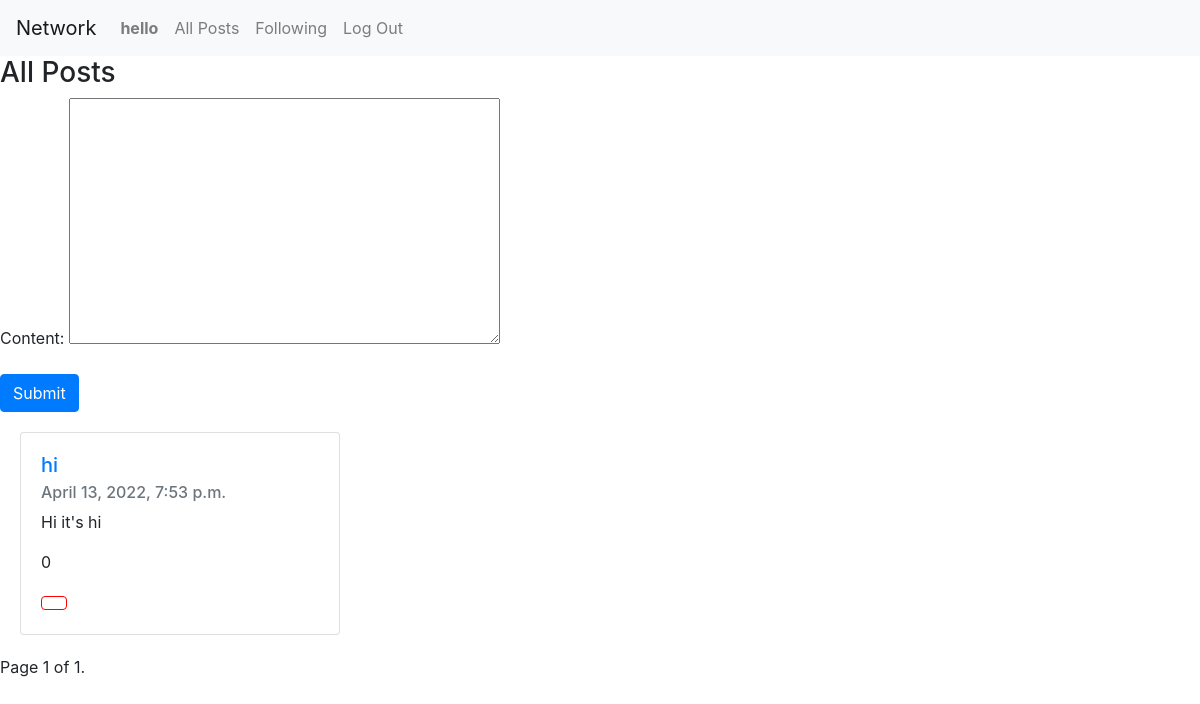
The app's page /all_posts (signed in) with its own data.
### network/models.py (models this page shows, shortened)
class User(AbstractUser):
    pass

class posts(models.Model):
    created_by = models.ForeignKey(User, on_delete=models.CASCADE, related_name="posts")
    content = models.TextField(max_length=140)
    likes = models.IntegerField(default=0)
    created_at = models.DateTimeField()

### network/views.py (the view, shortened to what this page needs)
# urls.py: path("all_posts", views.all_posts, name="all_posts"),
def all_posts(request):
    all_posts = posts.objects.all().order_by("-created_at")
    paginator = Paginator(all_posts, 10)
    page_number = request.GET.get("page")
    page_obj = paginator.get_page(page_number)
    return render(
        request, "network/all_posts.html", {"page_obj": page_obj, "form": postForm()}
    )

### network/forms.py
class postForm(ModelForm):
    class Meta:
        model = posts
        fields = ['content']

### network/templates/network/all_posts.html (shortened to what this page needs)
{% extends 'network/layout.html' %}
{% block body %}
<h3>All Posts</h3>
{% if user.is_authenticated %}
<div>
    <form method="post">
        {{ form.as_p }}
        <input type="submit" class="btn btn-primary">
    </form>
</div>
{% endif %}
{% include 'network/posts.html' %}
{% endblock body %}

### network/templates/network/layout.html (shortened to what this page needs)
{% load static %}
<!DOCTYPE html>
<html lang="en">
    <head>
        <link rel="stylesheet" href="https://stackpath.bootstrapcdn.com/bootstrap/4.4.1/css/bootstrap.min.css">
        <link href="{% static 'network/styles.css' %}" rel="stylesheet">
    </head>
    <body>
        <nav class="navbar navbar-expand-lg navbar-light bg-light">
            <a class="navbar-brand" href="{% url 'index' %}">Network</a>
            <div>
              <ul class="navbar-nav mr-auto">
                {% if user.is_authenticated %}
                    <li class="nav-item">
                        <a class="nav-link" href="{% url 'profile' request.user.username %}"><strong>{{ user.username }}</strong></a>
                    </li>
                {% endif %}
                <li class="nav-item">
                  <a class="nav-link" href="{% url 'all_posts' %}">All Posts</a>
                </li>
                {% if user.is_authenticated %}
                    <li class="nav-item">
                        <a class="nav-link" href="{% url 'following' %}">Following</a>
                    </li>
                    <li class="nav-item">
                        <a class="nav-link" href="{% url 'logout' %}">Log Out</a>
                    </li>
                {% endif %}
              </ul>
            </div>
          </nav>
        <div class="body">
            {% block body %}
            {% endblock %}
        </div>
    </body>
</html>

### network/templates/network/posts.html (shortened to what this page needs)
{% load static %}
{% for post in page_obj %}
    <div class="card" style="width: 20rem; margin: 20px; display: flexbox;">
      <div class="card-body">
        <h5 class="card-title"><a href="{% url 'profile' post.created_by.username %}">{{ post.created_by.username }}</a></h5>
        <h6 class="card-subtitle mb-2 text-muted">{{ post.created_at }}</h6>
        <p class="card-text" data-id="text-{{ post.id }}" >{{ post.content }}</p>
        <p class="card-text" data-id = "like-cnt-{{post.id}}">{{ post.likes }}</p>
        <button class="btn mr-1 d-inline-block" style="background-color:white; border-color: red;" data-id="like-btn-{{post.id}}" onclick="like('{{ post.id }}')"></button>
      </div>
    </div>
{% endfor %}
<nav aria-label="Page navigation example">
    <span class="current">
        Page {{ page_obj.number }} of {{ page_obj.paginator.num_pages }}.
    </span>
    <br>
  </nav>

### records on screen
User: username "hello"
posts: created_by.username "hi", created_at "April 13, 2022, 7:53 p.m.", content "Hi it's hi", likes "0"

### other values on screen
{{ page_obj.number }} "1"
{{ page_obj.paginator.num_pages }} "1"
